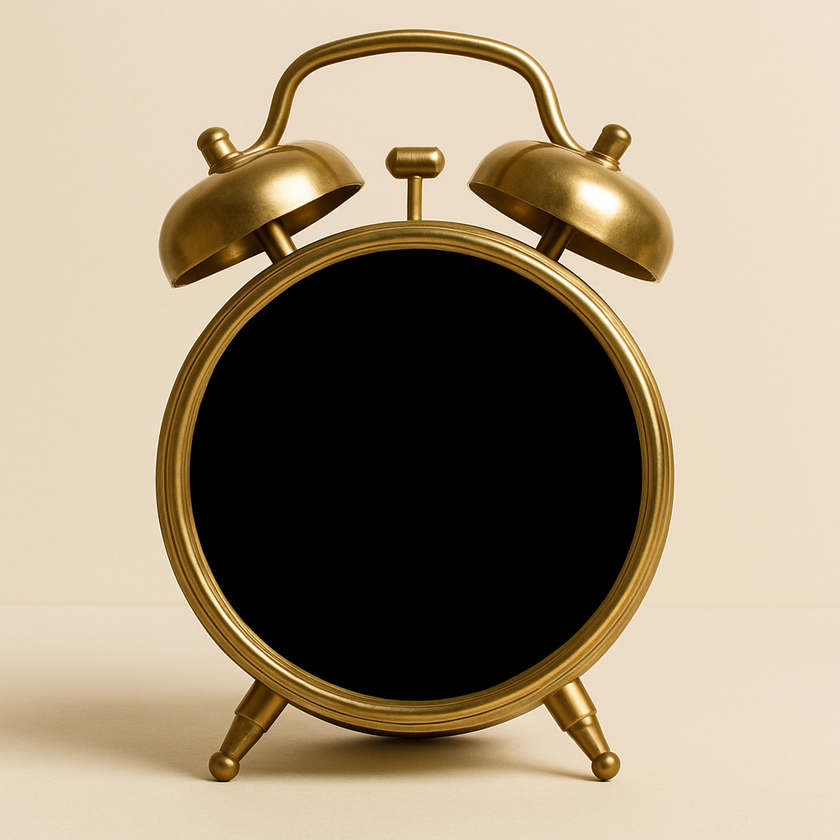
#> input picture timesync/analogback.png, 840 x 840 px, shrunk from 1024 x 1024 before the run
$ python -i theme_manager.py   (imports and definitions only)
#> lines starting #> are read from the running program, lines starting #| are printed output that depends on the picture
#!/usr/bin/env python3
"""Manage color themes and post-processing for clock rendering."""
from __future__ import annotations

import json
import os
from dataclasses import dataclass, field
from typing import Dict, List, Optional, Tuple
from PIL import Image, ImageEnhance, ImageFilter
# --- END HEADER ---
from .time_units import TimeUnit # Import the new TimeUnit class

@dataclass
class ClockTheme:
    palette: dict
    effects: dict
    ascii_style: str
    post_processing: dict
    active_time_units: List[TimeUnit] = field(default_factory=list) # For analog/digital
    digital_format_key: str = "default_hms" # Key to lookup in presets.digital_format_strings
    invert_clock: bool = False
    current_backdrop_path: Optional[str] = None # Added for backdrop cycling
    invert_backdrop: bool = False

# Determine the directory of the current module to reliably locate presets
_MODULE_DIR = os.path.dirname(os.path.abspath(__file__))
DEFAULT_PRESETS_PATH = os.path.join(_MODULE_DIR, "presets", "default_themes.json")

class ThemeManager:
    def __init__(self, presets_path: str = DEFAULT_PRESETS_PATH):
        self.presets_path = presets_path
        self.current_theme = ClockTheme({}, {}, "block", {}, [])
        self._load_presets()
        if not self.current_theme.active_time_units: # Ensure a default set of units
            self.set_time_unit_set("default_analog")
        if not self.current_theme.digital_format_key:
            self.set_digital_format_key("default_hms")

    def _load_presets(self) -> None:
        """Loads presets from the JSON file.
        Initializes self.presets to an empty structure if loading fails.
        """
        empty_presets = {"color_palettes": {}, "effects_presets": {},
                         "ascii_styles": {}, "post_processing": {}, "digital_format_strings": {},
                         "time_units_definitions": {}, "time_unit_sets": {}}
        try:
            if not os.path.exists(self.presets_path):
                print(f"Error loading presets: File not found at '{self.presets_path}'")
                self.presets = empty_presets
                return

            with open(self.presets_path, 'r', encoding='utf-8') as f:
                self.presets = json.load(f)
        except json.JSONDecodeError as e:
            print(f"Error loading presets: Could not decode JSON from '{self.presets_path}'. Error: {e}")
            self.presets = empty_presets
        except Exception as e:
            # Catch other potential errors like IO errors after file exists check
            print(f"Error loading presets: An unexpected error occurred with '{self.presets_path}'. Error: {e}")
            self.presets = empty_presets

    def apply_theme(self, image: Image.Image) -> Image.Image:
        """Apply current theme's post-processing to image"""
        # Ensure image is in a mode that supports enhancement (e.g., RGB)
        if self.current_theme.invert_clock:
            image = Image.eval(image, lambda x: 255 - x)

        pp = self.current_theme.post_processing
        if pp:
            brightness = pp.get("brightness", 1.0)
            contrast = pp.get("contrast", 1.0)
            saturation = pp.get("saturation", 1.0)

            enhancer = ImageEnhance.Brightness(image)
            image = enhancer.enhance(brightness)
            enhancer = ImageEnhance.Contrast(image)
            image = enhancer.enhance(contrast)
            enhancer = ImageEnhance.Color(image) # For saturation
            image = ImageEnhance.Color(image).enhance(saturation)

        return image

    # [60 lines left out: functions apply_effects, get_current_ascii_ramp, cycle_ascii_style, not called in this run]

    def toggle_clock_inversion(self) -> bool:
        self.current_theme.invert_clock = not self.current_theme.invert_clock
        return self.current_theme.invert_clock

    def toggle_backdrop_inversion(self) -> bool:
        self.current_theme.invert_backdrop = not self.current_theme.invert_backdrop
        return self.current_theme.invert_backdrop

    # [26 lines left out: functions set_palette, set_effects, set_post_processing, not called in this run]

    def get_palette_names(self) -> List[str]:
        """Return the available palette names."""
        return list(self.presets.get("color_palettes", {}).keys())

    # [13 lines left out: function cycle_palette, not called in this run]

    def get_effects_preset_names(self) -> List[str]:
        return list(self.presets.get("effects_presets", {}).keys())

    # [9 lines left out: function cycle_effects_preset, not called in this run]

    def get_post_processing_preset_names(self) -> List[str]:
        return list(self.presets.get("post_processing", {}).keys())

    # [9 lines left out: function cycle_post_processing_preset, not called in this run]

    def get_time_unit_set_names(self) -> List[str]:
        return list(self.presets.get("time_unit_sets", {}).keys())

    # [8 lines left out: function cycle_time_unit_set, not called in this run]

    def get_digital_format_key_names(self) -> List[str]:
        return list(self.presets.get("digital_format_strings", {}).keys())

    # [7 lines left out: function cycle_digital_format_key, not called in this run]

    def get_time_unit_definitions(self) -> Dict[str, TimeUnit]:
        """Returns all defined TimeUnit objects."""
        defs = self.presets.get("time_units_definitions", {})
        return {name: TimeUnit.from_dict(name, data) for name, data in defs.items()}

    def set_time_unit_set(self, set_name: str) -> None:
        """Sets the active time units based on a predefined set name."""
        unit_sets = self.presets.get("time_unit_sets", {})
        unit_names_in_set = unit_sets.get(set_name)

        if unit_names_in_set:
            all_defined_units = self.get_time_unit_definitions()
            active_units = []
            for unit_name in unit_names_in_set:
                if unit_name in all_defined_units:
                    active_units.append(all_defined_units[unit_name])
                else:
                    print(f"Warning: Time unit '{unit_name}' in set '{set_name}' not defined.")
            self.current_theme.active_time_units = active_units[:5] # Max 5 units
        else:
            print(f"Time unit set '{set_name}' not found. Using current or empty.")

    # [26 lines left out: functions set_digital_format_key, get_current_digital_format_string, cycle_backdrop, not called in this run]

>>> import cv2
>>> picture = cv2.imread('analogback.png', cv2.IMREAD_GRAYSCALE)
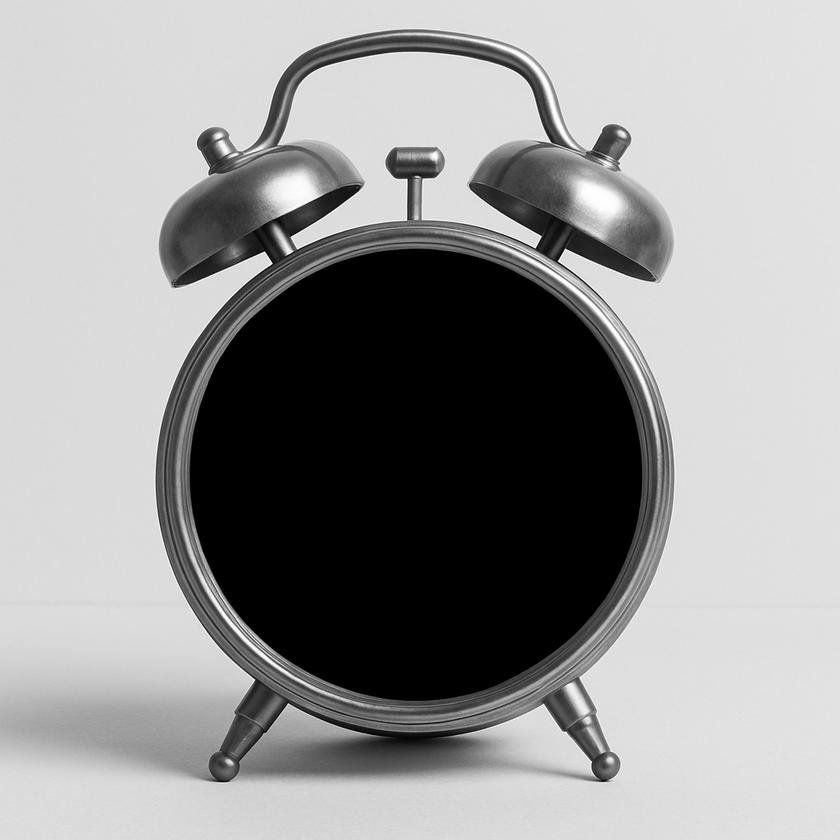
#> picture: shape (840, 840); min 0, max 255, mean 149.9
>>> result = ThemeManager().apply_theme(picture)
#> (reads time_sync/time_sync/presets/default_themes.json from the repository)
#> (the call stopped at in get_time_unit_definitions, `return {name: TimeUnit.from_dict(name, data) for name, data in defs.it..`: timesync is not available in this run)
